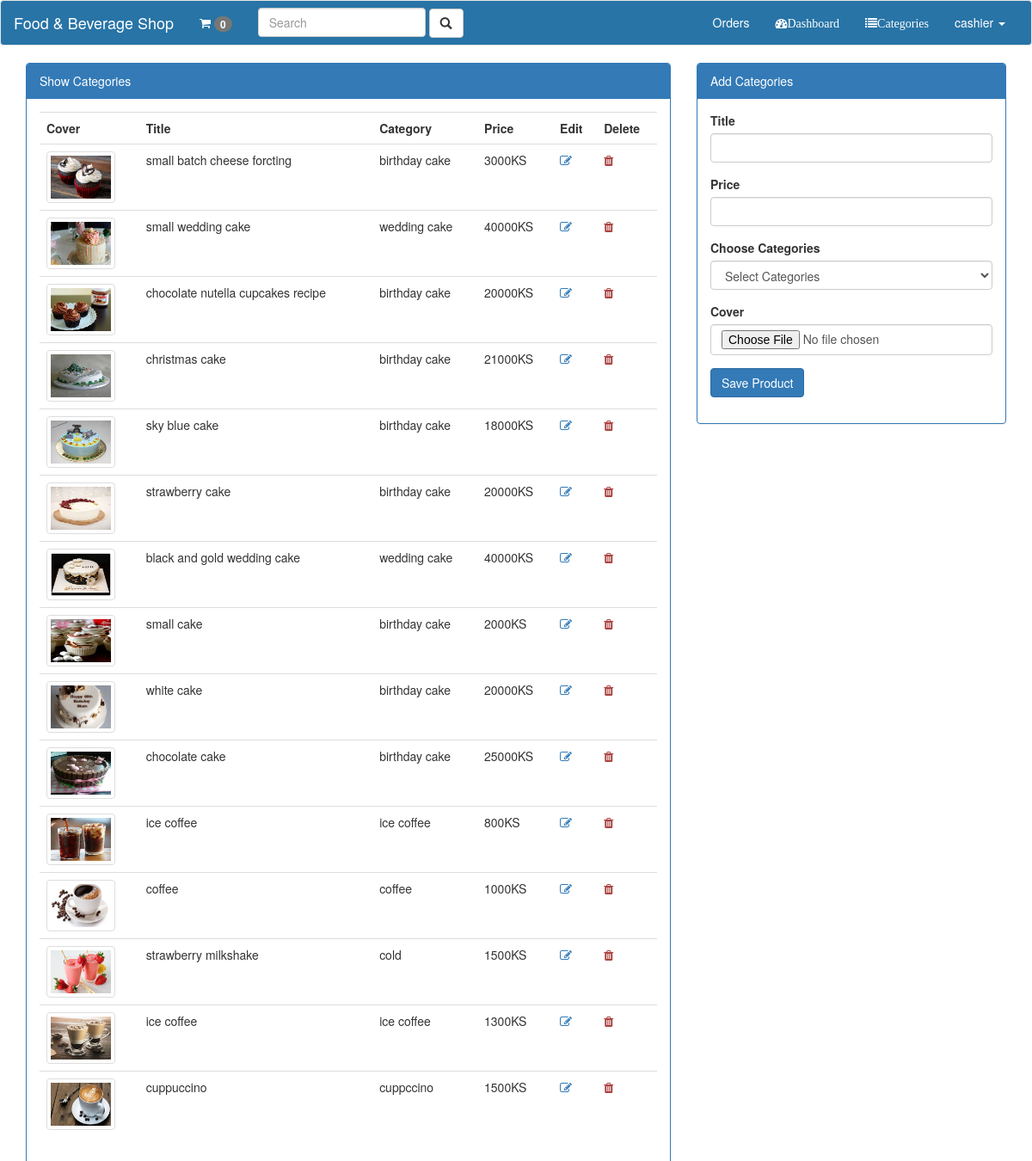
/admin/dashboard.php (signed in), run on the app's committed database.
### tables this page shows
CREATE TABLE `products` (
  `id` int(11) NOT NULL,
  `title` varchar(255) NOT NULL,
  `price` float NOT NULL,
  `cover` varchar(255) NOT NULL,
  `cat_id` int(11) NOT NULL,
  `created_at` datetime NOT NULL
);

CREATE TABLE `categories` (
  `id` int(11) NOT NULL,
  `category_name` varchar(255) NOT NULL
);

### config/product.php (called while the page is built, shortened)
<?php
class Product
{
    public function __construct()
    {
        try {
            $this->db = new PDO("mysql:host=localhost; dbname=pos", 'root', '');
        } catch (PDOException $e) {
            die("The Connection failed to database server.");
        }
    }
    public function showProduct(){
        $sql="select categories.category_name,products.* from products  left join categories on products.cat_id=categories.id  ORDER by id DESC ";
        return $this->db->query($sql);
    }
}

### admin/dashboard.php (the view, shortened to what this page needs)
<!doctype html>
<html lang="en">
<head>
    <link href="../bootstrap/css/bootstrap.css" rel="stylesheet">
    <link href="../font-awesome/css/font-awesome.css" rel="stylesheet">
</head>
<body>
<?php
include '../partial/header.php';?>
<div class="container">
    <div class="row">
        <div class="col-md-8">
            <div class="panel panel-primary">
                <div class="panel-heading">Show Categories</div>
                <div class="panel-body">
                    <div class="table table-responsive">
                        <table class="table table-hover">
                            <tr>
                                <th>Cover</th>
                                <th>Title</th>
                                <th>Category</th>
                                <th>Price</th>
                                <th>Edit</th>
                                <th>Delete</th>
                            </tr>
                            <?php
                            include "../config/product.php";
                            $pp=new Product();
                            $pro=$pp->showProduct();
                            foreach ($pro as $product):
                            ?>
                                <tr>
                                    <td><img src="../covers/<?php echo $product['cover']; ?>" class="img img-thumbnail" style="width:80px;height: 60px"> </td>
                                    <td><?php echo $product['title']; ?></td>
                                    <td><?php echo $product['category_name'];?></td>
                                    <td><?php echo $product['price'];  ?>KS</td>
                                    <td><a href="edit_dashboard.php?id=<?php echo $product['id']; ?>" ><i class="fa fa-edit"></i> </a> </td>
                                    <td><a href="delete_dashboard.php?id=<?php echo $product['id']; ?>" class="text-danger"><i class="fa fa-trash"></i> </a> </td>
                                </tr>
                            <?php
                            endforeach;
                            ?>
                        </table>
                    </div>
                </div>
            </div>
        </div>
        <div class="col-md-4">
            <div class="panel panel-primary">
                <div class="panel-heading">Add Categories</div>
                <div class="panel-body">
                    <form action="post_dashboard.php" method="post" enctype="multipart/form-data">
                        <div class="form-group">
                            <label class="control-label" for="title">Title</label>
                            <input type="text" id="title" name="title" class="form-control" required>
                        </div>
                        <div class="form-group">
                            <label class="control-label" for="price">Price</label>
                            <input type="number" id="price" name="price" class="form-control" required>
                        </div>
                        <div class="form-group">
                            <label class="control-label" for="cat_id">Choose Categories</label>
                            <select name="cat_id" id="cat_id" class="form-control">
                                <option value="">Select Categories</option>
                            </select>
                        </div>
                        <div class="form-group">
                            <label class="control-label" for="cover">Cover</label>
                            <input type="file" id="cover" name="cover" class="form-control" style="height: auto">
                        </div>
                        <div class="form-group">
                            <button type="submit" class="btn btn-primary">Save Product</button>
                        </div>
                    </form>
                </div>
            </div>
        </div>
    </div>
</div>
</body>
</html>

### data on the page
products: cover (picture), title "small batch cheese forcting", categories.category_name "birthday cake", price "3000"
products: cover (picture), title "small wedding cake", categories.category_name "wedding cake", price "40000"
products: cover (picture), title "chocolate nutella cupcakes recipe", categories.category_name "birthday cake", price "20000"
products: cover (picture), title "christmas cake", categories.category_name "birthday cake", price "21000"
products: cover (picture), title "sky blue cake", categories.category_name "birthday cake", price "18000"
products: cover (picture), title "strawberry cake", categories.category_name "birthday cake", price "20000"
products: cover (picture), title "black and gold wedding cake", categories.category_name "wedding cake", price "40000"
products: cover (picture), title "small cake", categories.category_name "birthday cake", price "2000"
products: cover (picture), title "white cake", categories.category_name "birthday cake", price "20000"
products: cover (picture), title "chocolate cake", categories.category_name "birthday cake", price "25000"
products: cover (picture), title "ice coffee", categories.category_name "ice coffee", price "800"
products: cover (picture), title "coffee", categories.category_name "coffee", price "1000"
products: cover (picture), title "strawberry milkshake", categories.category_name "cold", price "1500"
products: cover (picture), title "ice coffee", categories.category_name "ice coffee", price "1300"
products: cover (picture), title "cuppuccino", categories.category_name "cuppccino", price "1500"

### other printed values
$totalqty "0"
$_SESSION['name'] "cashier"
